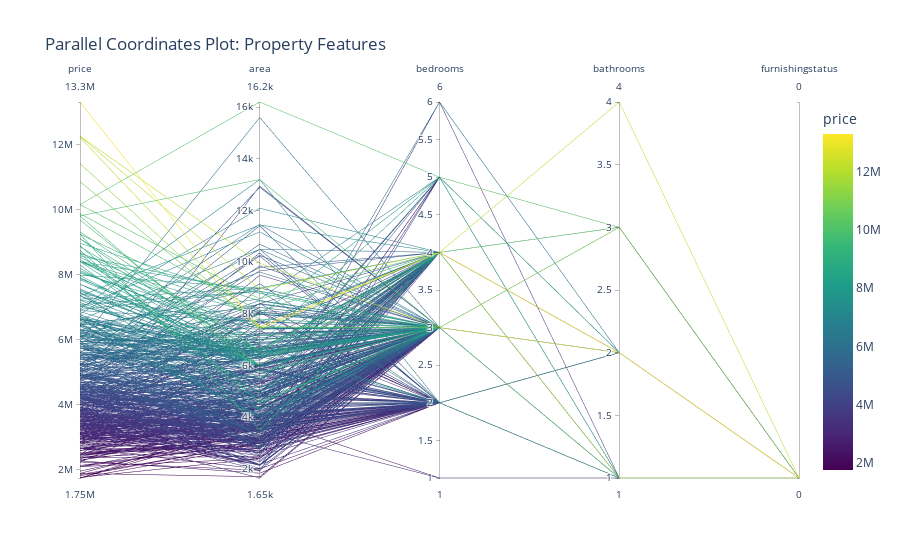

The notebook cell this image was saved under:
### Markdown cell above
### **2.Parallel Coordinates Plot**
 A powerful tool for visualizing multivariate data (i.e., data with many variables or features). In a parallel coordinates plot, each feature or variable is represented as a vertical axis. Data points are represented by lines connecting their values on each axis, allowing you to see relationships between multiple variables at once.

### Code cell
import plotly.express as px



# Encoding categorical columns to numeric values (if not already encoded)
df['furnishingstatus'] = df['furnishingstatus'].map({'Furnished': 1, 'Unfurnished': 0, 'Semi-Furnished': 0.5})
df['mainroad'] = df['mainroad'].map({'Yes': 1, 'No': 0})
df['guestroom'] = df['guestroom'].map({'Yes': 1, 'No': 0})
df['basement'] = df['basement'].map({'Yes': 1, 'No': 0})
df['hotwaterheating'] = df['hotwaterheating'].map({'Yes': 1, 'No': 0})
df['airconditioning'] = df['airconditioning'].map({'Yes': 1, 'No': 0})
df['parking'] = df['parking'].astype(int)  # Ensuring it's an integer

# Create Parallel Coordinates Plot: Price, Area, Bedrooms, Bathrooms, and Furnishing Status
fig = px.parallel_coordinates(df,
                              dimensions=['price', 'area', 'bedrooms', 'bathrooms', 'furnishingstatus'],
                              color='price', 
                              color_continuous_scale='Viridis',
                              title="Parallel Coordinates Plot: Property Features")
fig.show()

### Figure 1 — Plotly figure (JSON) as saved in the notebook; plotly's stock layout.template omitted (floating-point values rounded to 4 significant figures; data arrays with more than 128 entries replaced by an {"elided": "..."} marker saying what was removed)
{"data": [{"dimensions": [{"label": "price", "values": {"elided": "545 int values"}}, {"label": "area", "values": {"elided": "545 int values"}}, {"label": "bedrooms", "values": {"elided": "545 int values"}}, {"label": "bathrooms", "values": {"elided": "545 int values"}}, {"label": "furnishingstatus", "values": {"elided": "545 null values"}}], "domain": {"x": [0, 1], "y": [0, 1]}, "line": {"color": {"elided": "545 int values"}, "coloraxis": "coloraxis"}, "name": "", "type": "parcoords"}], "layout": {"coloraxis": {"colorbar": {"title": {"text": "price"}}, "colorscale": [[0, "#440154"], [0.1111, "#482878"], [0.2222, "#3e4989"], [0.3333, "#31688e"], [0.4444, "#26828e"], [0.5556, "#1f9e89"], [0.6667, "#35b779"], [0.7778, "#6ece58"], [0.8889, "#b5de2b"], [1, "#fde725"]]}, "legend": {"tracegroupgap": 0}, "title": {"text": "Parallel Coordinates Plot: Property Features"}}}
